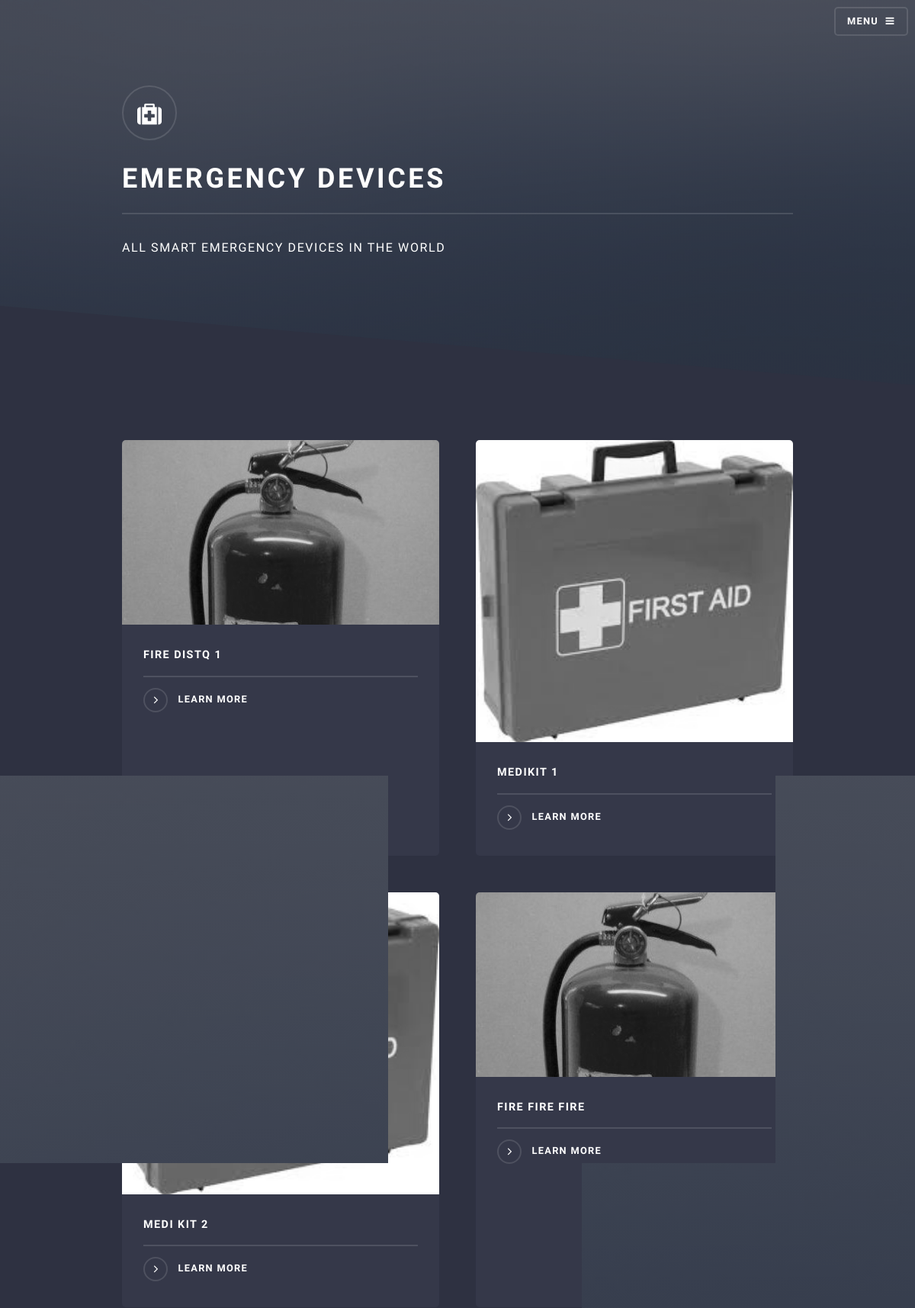
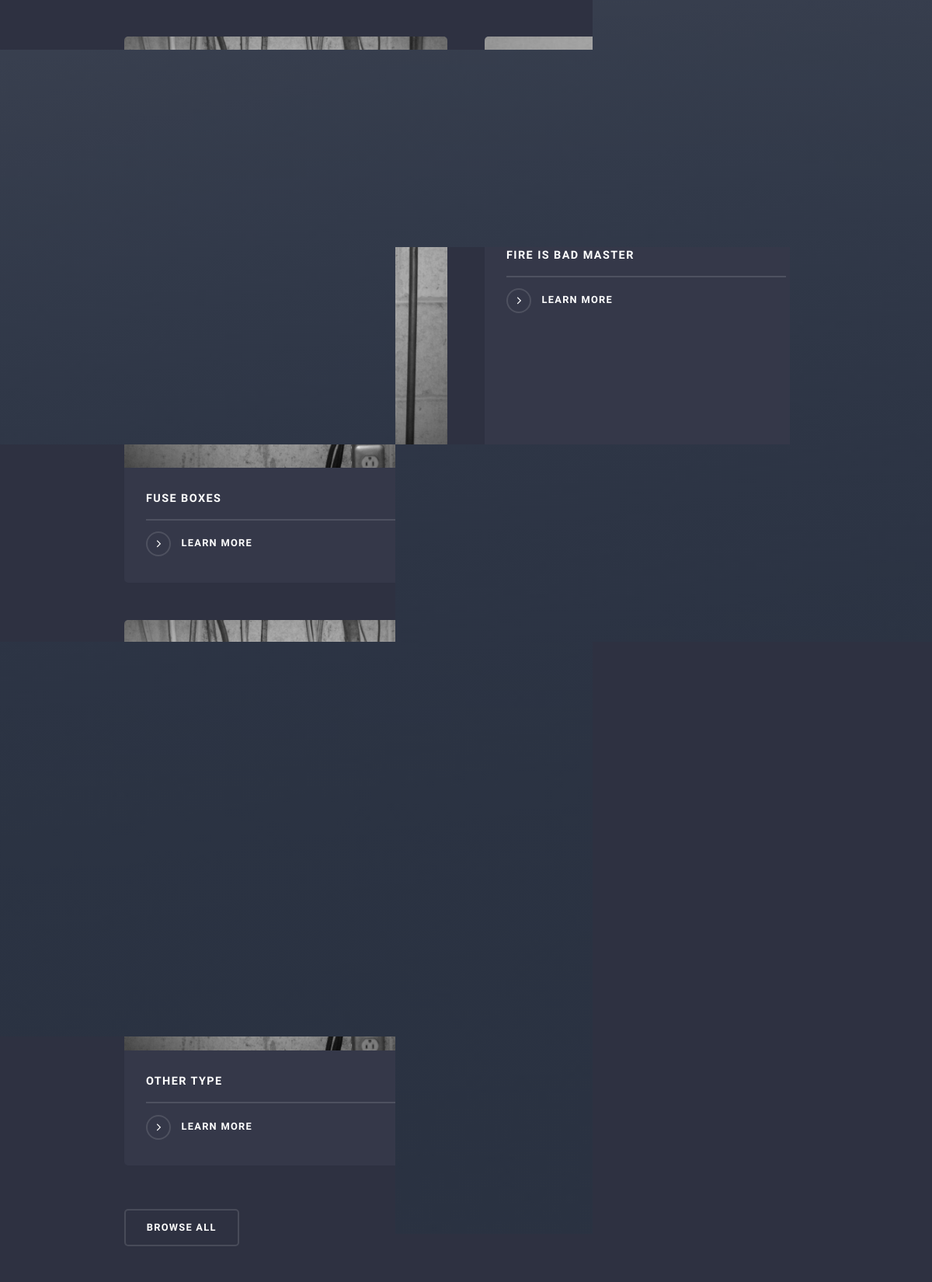
/device/ (upper part), run on the app's committed database (2 pictures, top to bottom).
### device/models.py (models this page shows)
class Device(models.Model):
    type_choice = (
            ("FD", "Fire Distinguisher"),
            ("MK", "Medi Kit"),
            ("FB", "Fuse box"),
            ("O", "Other")
            )
    status_choice = (
            ("Working", "Working"),
            ("Problem", "Problem"),
            ("Broken", "Broken"),
            ("Triggered", "Triggered"),
            ("Other", "Other")
            )
    id_number = models.IntegerField(unique=True, verbose_name="Serial Number of IoT")
    human_readable_name = models.CharField(max_length=100, verbose_name="Human readable name")
    insert_date = models.DateTimeField(verbose_name="Insert Date")
    type_of_device = models.CharField(max_length=100, choices=type_choice, verbose_name="Type of a device")
    last_check_date = models.DateTimeField(verbose_name="Last Check date")
    location = models.CharField(max_length=100, verbose_name="GPS Location")
    description_of_device = models.TextField(verbose_name = "Description of a device")
    description_of_content = models.TextField(verbose_name = "Description of a content")
    status = models.CharField(max_length=100, choices=status_choice, verbose_name = "Status")
    posted = models.BooleanField(default=False, verbose_name="Posted")
    ip_addrr = models.GenericIPAddressField(blank=False, verbose_name="IP addrres")
    port = models.IntegerField(verbose_name="Port")

### device/views.py (the view)
def index(request):
    return render(request, 'index.html', {'devices' : Device.objects.all(), 'test': "QWERTYUIOP"})

### device/templates/index.html (shortened to what this page needs)
{% extends 'base.html' %}
{% block content %}
	{% 	if devices %}
	<section id="four" class="wrapper alt style1">
		<div class="inner">
			<section class="features">
				{% 	for device in devices %}
					<article>
						<a href="/device/view_device/{{ device.id_number }}" class="image header_img">
							<img src="{{ STATIC_URL }}/images/{% if device.type_of_device == "FD" %}ext.jpg{% elif device.type_of_device == "MK" %}med.jpg{% else %}fuse.jpg{% endif %}" alt="">
						</a>
						<h3 class="major">{{ device.human_readable_name }}</h3>
						<p>{{ device.description }}
						<a href="/device/view_device/{{ device.id_number }}" class="special">Learn more</a>
					</article>
				{% 	endfor %}
			</section>
			<ul class="actions">
				<li><a href="#" class="button">Browse All</a></li>
			</ul>
		</div>
	</section>
	{% 	endif %}
{% endblock %}

### device/templates/index.html (style rules this page uses)
.header_img { filter:blur(5px); -webkit-filter: grayscale(100%); filter: grayscale(100%); }

### data on the page
Device: human_readable_name "FIRE DISTQ 1"
Device: human_readable_name "MEDIKIT 1"
Device: human_readable_name "MEDI KIT 2"
Device: human_readable_name "FIRE FIRE FIRE"
Device: human_readable_name "FUSE BOXES"
Device: human_readable_name "FIRE IS BAD MASTER"
Device: human_readable_name "OTHER TYPE"
